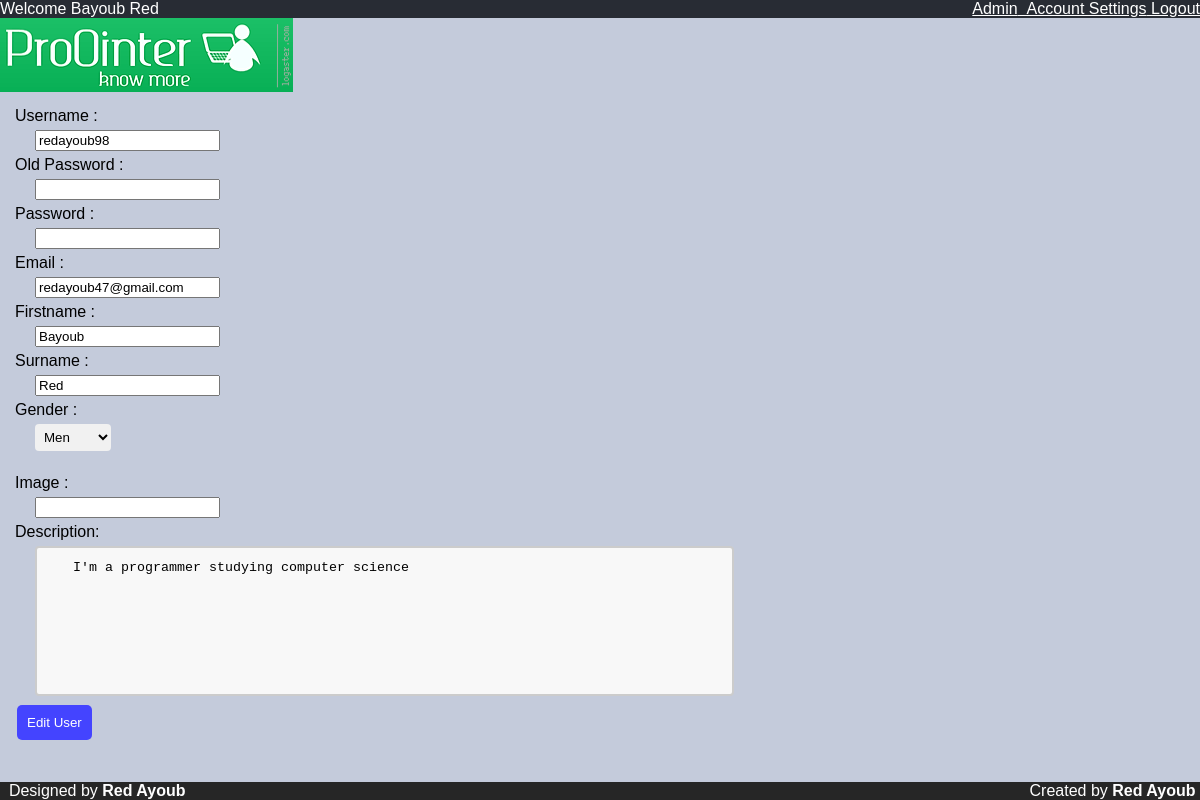
The page /account_settings.php (signed in) on the database its author committed.
### tables this page shows
CREATE TABLE `pro0inter_users` (
  `ID` smallint(3) NOT NULL,
  `username` varchar(50) NOT NULL,
  `password` varchar(40) NOT NULL,
  `email` varchar(50) NOT NULL,
  `account_type` char(1) NOT NULL,
  `approved` tinyint(1) NOT NULL,
  `image` varchar(100) NOT NULL,
  `description` varchar(255) NOT NULL,
  `firstname` varchar(50) NOT NULL,
  `surname` varchar(50) NOT NULL,
  `gender` char(1) NOT NULL
);

### includes/functions.php (called while the page is built, shortened)
<?php
function get_by_id($table,$id_col,$ID)
{
	global $conn;
	$query="SELECT *
					FROM {$table}
					WHERE {$id_col}='{$ID}'
					LIMIT 1 ";
	$result_set=mysqli_query($conn,$query);
	return mysqli_fetch_assoc($result_set);
}
?>

### account_settings.php (the view, shortened to what this page needs)
<?php require_once("includes/connection.php"); ?>
<?php require_once("includes/functions.php"); ?>
 <?php $user=get_by_id("pro0inter_users","ID",$_SESSION["id"]); ?>
<?php
 include("includes/header.php");
 ?>
<form action="account_settings.php" method="post" class="form_general">
  Username :<br> <input type="text" name="username" required maxlength="50" value="<?php echo $user["username"]; ?>"><br>
  Old Password :<br> <input type="password" name="olduserpass" required maxlength="16" minlength="8"><br>
  Password :<br> <input type="password" name="newuserpass" required maxlength="16" minlength="8"><br>
  Email :<br> <input type="email" name="email" required value="<?php echo $user["email"]; ?>"><br>
  Firstname :<br> <input type="text" name="firstname" required maxlength="50"  value="<?php echo $user["firstname"]; ?>"><br>
  Surname :<br> <input type="text" name="surname" required maxlength="50" value="<?php echo $user["surname"]; ?>"><br>
  Gender :<br> <select name="gender" required> <br>
    <option value="M">Men</option>
  </select> <br> <br>
  Image :<br> <input type="url" name="image" value="<?php echo $user["image"]; ?>"><br>
  Description: <br><textarea name="descr" maxlength="255" rows="8" cols="80" required> <?php echo $user["description"]; ?></textarea><br>
  <input type="submit" name="edit" value="Edit User">
</form>
 <?php
  require("includes/footer.php");
  ?>

### stylesheet/general.css (style rules this page uses)
body { background-color: #c4cbdb; margin:0px; font-family: arial,serif; height: 98%; }
.form_general { margin: 15px; }
.form_general input { margin: 5px 20px 5px; }
.form_general textarea { margin: 5px 20px 5px; height: 150px; padding: 12px 20px; box-sizing: border-box; border: 2px solid #ccc; border-radius: 4px; background-color: #f8f8f8; resize: none; }
.form_general select { margin: 5px 20px 5px; padding: 5px ; border: none; border-radius: 4px; background-color: #f1f1f1; }
.form_general input[type=button], input[type=submit], input[type=reset] { background-color: #4444ff; border: none; color: white; padding: 10px; text-decoration: none; border-radius: 5px; margin: 4px 2px; cursor: pointer; }

### rows shown on the page
pro0inter_users: username "redayoub98", email "redayoub47@gmail.com", firstname "Bayoub", surname "Red", descr "I'm a programmer studying computer science"

### other values the page prints
$_SESSION["fullname"] "Bayoub Red"
